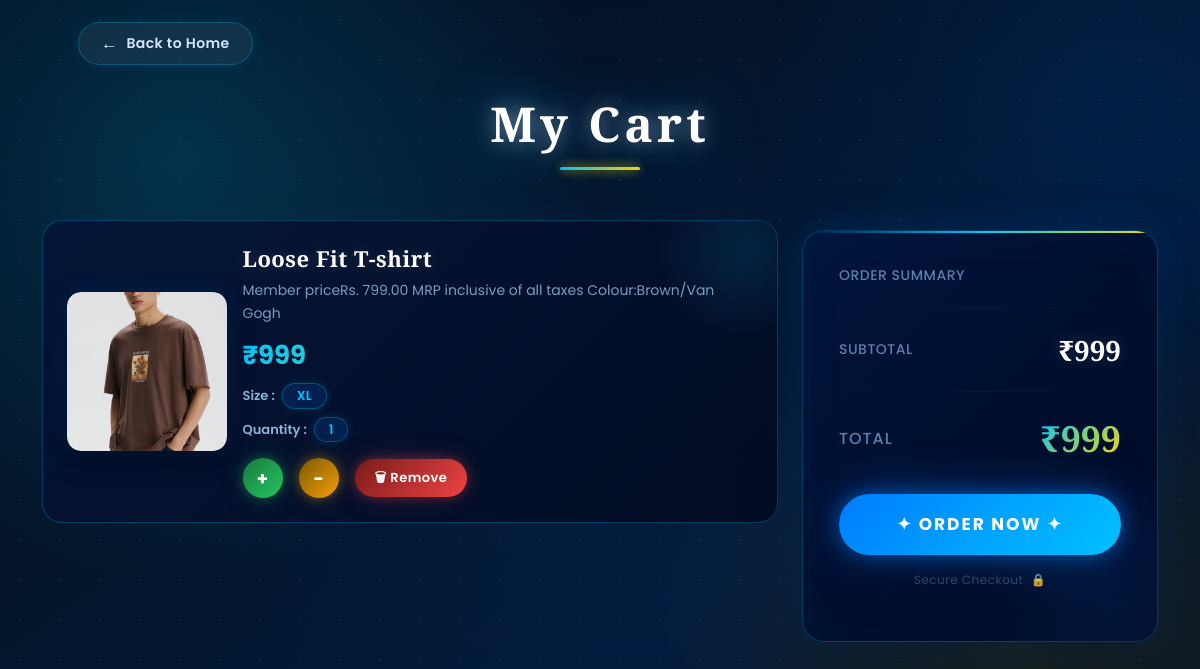
Page /cart/ (signed in) on the committed database.
### main/models.py (models this page shows, shortened)
class Cart(models.Model):
    user = models.ForeignKey(User, on_delete=models.CASCADE)
    product = models.ForeignKey(Product, on_delete=models.CASCADE)
    size = models.CharField(max_length=10)
    quantity = models.IntegerField(default=1)
    class Meta:
        db_table = 'cart'
        unique_together = ('user', 'product', 'size')

class Product(models.Model):
    CATEGORY_CHOICES = (
        ('Men', 'Men'),
        ('Women', 'Women'),
        ('Kids', 'Kids'),
    )
    SUBCATEGORY_CHOICES = (
        ('Tshirt', 'Tshirt'),
        ('Shirt', 'Shirt'),
        ('Jeans', 'Jeans'),
        ('Watches', 'Watches'),
        ('Perfumes', 'Perfumes'),
        ('Hats', 'Hats'),
        ('Tops', 'Tops'),
        ('Dresses', 'Dresses'),
        ('Heels', 'Heels'),
        ('Bags', 'Bags'),
        ('Jewellery', 'Jewellery'),
        ('Kidswear', 'Kidswear'),
        ('Toys', 'Toys'),
        ('Shoes', 'Shoes'),
    )
    name = models.CharField(max_length=200)
    price = models.IntegerField()
    category = models.CharField(max_length=20, choices=CATEGORY_CHOICES)
    subcategory = models.CharField(max_length=30, choices=SUBCATEGORY_CHOICES)
    description = models.TextField(blank=True)
    image = models.ImageField(upload_to='products/')
    stock = models.IntegerField(default=0)
    is_featured = models.BooleanField(default=False)  # ✅ existing
    db_table= 'product'

class ProductSize(models.Model):
    SIZE_CHOICES = (
        ('XS', 'XS'),
        ('S', 'S'),
        ('M', 'M'),
        ('L', 'L'),
        ('XL', 'XL'),
        ('XXL', 'XXL'),
    )
    product = models.ForeignKey(
        Product,
        on_delete=models.CASCADE,
        related_name="sizes"   # ✅ important for template
    )
    size = models.CharField(max_length=5, choices=SIZE_CHOICES)
    price = models.IntegerField()
    class Meta:
        db_table = 'size'
        unique_together = ('product', 'size')  # ✅ prevents duplicate sizes

### main/views.py (the view)
# urls.py: path('cart/', views.cart_view, name='cart_view'),
@login_required
def cart_view(request):
    cart_items = Cart.objects.filter(user=request.user)
    subtotal = 0
    for item in cart_items:
        size_obj = ProductSize.objects.filter(
            product=item.product,
            size=item.size
        ).first()
        if size_obj:
            item_price = size_obj.price
        else:
            item_price = item.product.price
        subtotal += item_price * item.quantity
    delivery = 0
    final_total = subtotal + delivery
    cart_count = cart_items.count()
    return render(request, 'cart.html', {
        'cart_items': cart_items,
        'subtotal': subtotal,
        'delivery': delivery,
        'final_total': final_total,
        'cart_count': cart_count,
    })

### templates/cart.html (shortened to what this page needs)
{% load static %}
<!DOCTYPE html>
<html lang="en">
<head>
    <link href="https://cdn.jsdelivr.net/npm/bootstrap@5.3.0/dist/css/bootstrap.min.css" rel="stylesheet">
</head>
<body>
<div class="top-bar">
    <div class="container px-lg-5">
        <a href="/" class="btn-back">
            <span class="arrow">←</span> Back to Home
        </a>
    </div>
</div>
<div class="page-wrapper">
<div class="container">
    <h2 class="page-title">My Cart</h2>
    <div class="row">
        <div class="col-lg-8">
            {% for item in cart_items %}
            <div class="cart-card">
                <div class="row align-items-center g-3">
                    <div class="col-md-3 col-sm-4">
                        <div class="product-img-wrapper">
                            <img src="{{ item.product.image.url }}"
                                 alt="{{ item.product.name }}">
                        </div>
                    </div>
                    <div class="col-md-9 col-sm-8">
                        <h3 class="product-name">{{ item.product.name }}</h3>
                        <p class="product-desc">{{ item.product.description }}</p>
                        <div class="product-price">
                            ₹{% for size in item.product.sizes.all %}{% if size.size == item.size %}{{ size.price }}{% endif %}{% empty %}{{ item.product.price }}{% endfor %}
                        </div>
                        <p class="product-meta">
                            <strong>Size :</strong>&nbsp;
                            <span class="qty-badge">{{ item.size }}</span>
                        </p>
                        <p class="product-meta mt-2">
                            <strong>Quantity :</strong>&nbsp;
                            <span class="qty-badge">{{ item.quantity }}</span>
                        </p>
                        <div class="d-flex align-items-center gap-3 mt-3 flex-wrap">
                            <a href="{% url 'increase_cart' item.id %}"
                               class="btn-increase" title="Increase">+</a>
                            <a href="{% url 'decrease_cart' item.id %}"
                               class="btn-decrease" title="Decrease">−</a>
                            <a href="{% url 'remove_cart' item.id %}"
                               class="btn-remove">🗑 Remove</a>
                        </div>
                    </div>
                </div>
            </div>
            {% empty %}
            <div class="empty-cart">
                <span class="empty-cart-icon">🛒</span>
                <h3>Your cart is empty</h3>
                <p class="mt-2" style="color:#3a5a7a;">Start shopping to add items here</p>
            </div>
            {% endfor %}
        </div>
        <div class="col-lg-4 mt-4 mt-lg-0">
            <div class="summary-card">
                <h5 class="summary-label mb-4">Order Summary</h5>
                <hr class="summary-divider">
                <div class="d-flex justify-content-between align-items-center mb-3">
                    <span class="summary-label">Subtotal</span>
                    <span class="summary-value">₹{{ subtotal }}</span>
                </div>
                <hr class="summary-divider">
                <div class="d-flex justify-content-between align-items-center mb-1">
                    <span class="summary-label" style="font-size:16px; letter-spacing:1px;">Total</span>
                    <span class="summary-total">₹{{ final_total }}</span>
                </div>
                <a href="{% url 'order_page' %}" class="btn-order">
                    ✦ Order Now ✦
                </a>
                <p class="text-center mt-3" style="color:#2a4a6a; font-size:12px; letter-spacing:0.5px;">
                    Secure Checkout &nbsp;🔒
                </p>
            </div>
        </div>
    </div>
</div>
</div>
</body>
</html>

### rows in the picture
Cart: product.image (picture), product.name "Loose Fit T-shirt", product.description "Member priceRs. 799.00 MRP inclusive of all taxes Colour:Brown/Van Gogh", size "XL", quantity "1"
ProductSize: price "999"

### other values in the picture
{{ subtotal }} "999"
{{ final_total }} "999"
